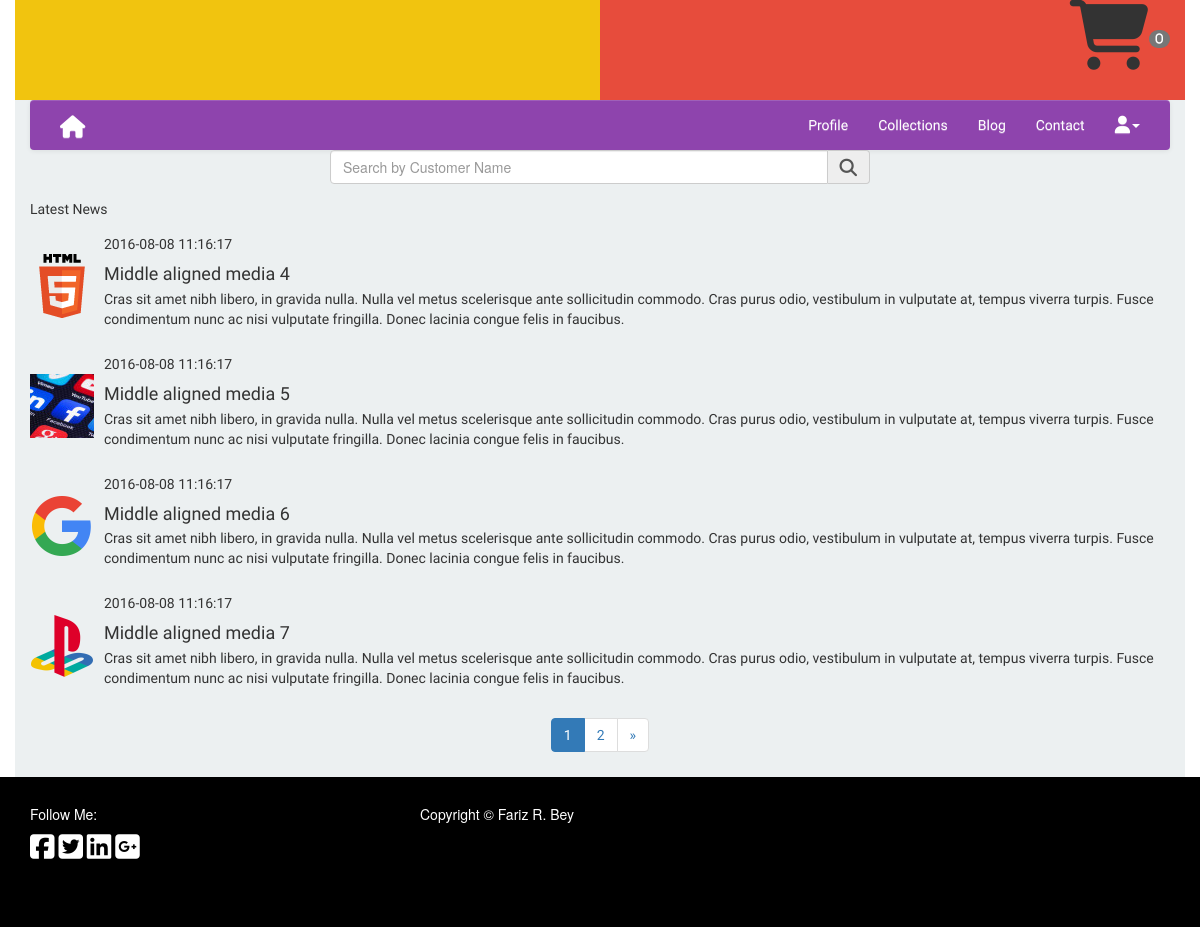
The app's page /index.php?blog, older data.
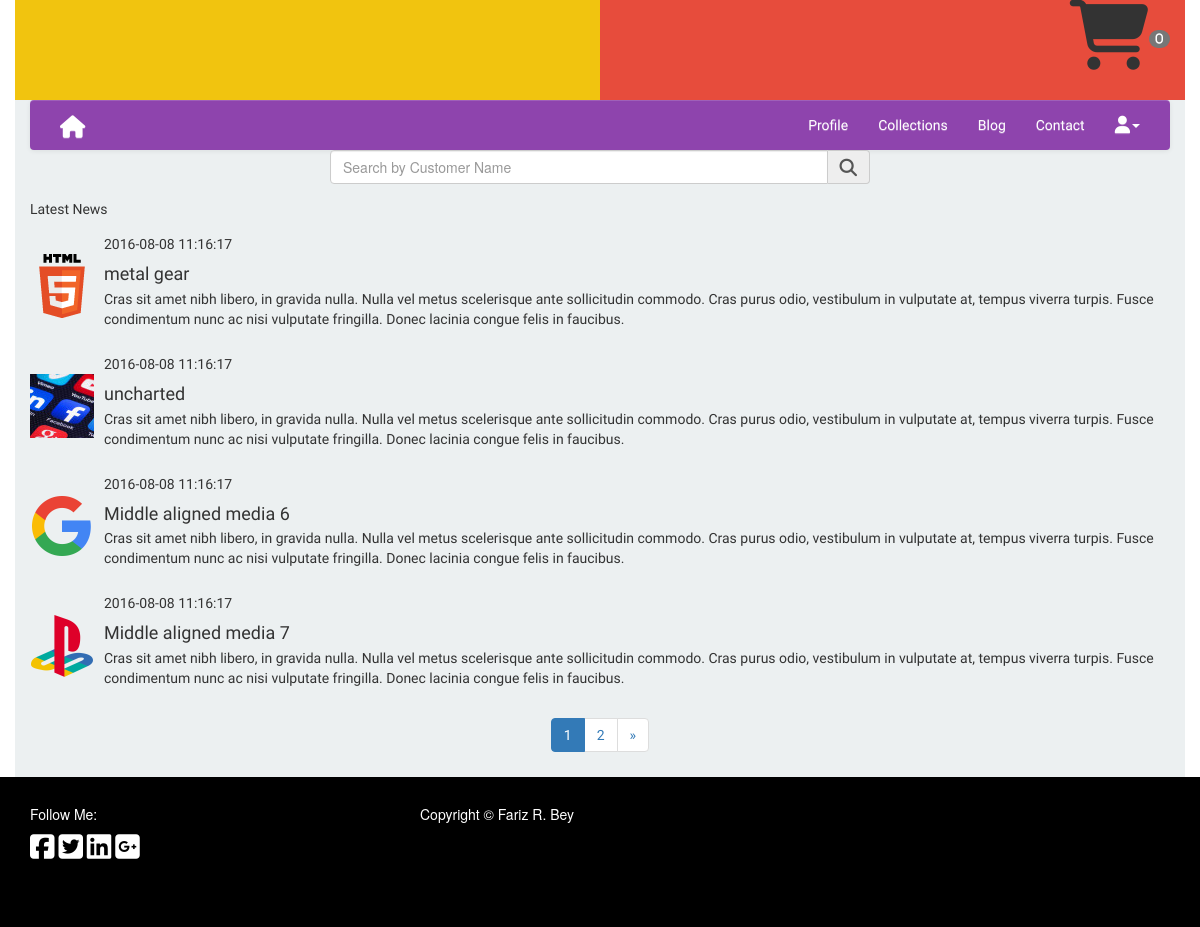
The same page, newer data.
### tables this page shows
CREATE TABLE IF NOT EXISTS `blogs_tbl` (
`blog_id` int(11) NOT NULL,
  `blog_title` varchar(256) NOT NULL,
  `blog_image_thumb` varchar(256) NOT NULL,
  `blog_image_large` varchar(255) NOT NULL,
  `blog_details_preview` text NOT NULL,
  `blog_details_full` text NOT NULL,
  `create_date` datetime NOT NULL,
  `ip_address` varchar(255) NOT NULL
);

### classes/database3.php (called while the page is built, shortened)
<?php
class Database {
	public function __construct($user = 'root', $password = '', $database = 'farizbey_personalwebdb', $host = 'localhost') {
		$this->user = $user;
		$this->password = $password;
		$this->database = $database;
		$this->host = $host;
	}
	protected function connect() {
		return new mysqli($this->host, $this->user, $this->password, $this->database);
	}
	public function query($query) {
		$results = array();
		$db = $this->connect();
		$result = $db->query($query);
		$rows = $result->fetch_object();
		if (!empty($rows)) {
			do {
				$results[]=$rows;
			}
			while($rows = $result->fetch_object());
		}
		return $results;
	}
	public function num_rows($sql="")
	{
		$db= $this->connect();
		$result = 0;
		if ($sql!="") {
			$query = $db->query($sql);
			$result = $query->num_rows;
		}
		return $result;
	}
}
?>

### layout/blog_layout.php (the view, shortened to what this page needs)
<div class="row">
	<div class="col-md-12">
		<p>Latest News</p>
		<?php
		$db = new Database();
		$sql = "SELECT * FROM blogs_tbl ORDER BY create_date DESC";
		$num_rows = $db->num_rows($sql);
		if (isset($_GET['page'])) {
			$page = preg_replace('#[^0-9]#i', '', $_GET['page']);
		}
		else {
			$page = 1;
		}
		$perPage = 4;
		$lastPage = ceil($num_rows/$perPage);
		$centerPage = "";
		$sub1 = $page - 1;
		$sub2 = $page - 2;
		$add1 = $page + 1;
		$add2 = $page + 2;
		if ($page == 1) {
			$centerPage .= '<li class="active"><a href="index.php?blog&page='. $page .'">' . $page . '</a></li>';
			$centerPage .= '<li><a href="index.php?blog&page='. $add1 .'">' . $add1 . '</a></li>';
		} else if ($page == $lastPage) {
			$centerPage .= '<li><a href="index.php?blog&page='. $sub1 .'">' . $sub1 . '</a></li>';
			$centerPage .= '<li class="active"><a href="index.php?blog&page='. $page .'">' . $page . '</a></li>';
		} else if ($page > 2 && $page <($lastPage - 1)) {
			$centerPage .= '<li><a href="index.php?blog&page='. $sub2 .'">' . $sub2 . '</a></li>';
			$centerPage .= '<li><a href="index.php?blog&page='. $sub1 .'">' . $sub1 . '</a></li>';
			$centerPage .= '<li class="active"><a href="index.php?blog&page='. $page .'">' . $page . '</a></li>';
			$centerPage .= '<li><a href="index.php?blog&page='. $add1 .'">' . $add1 . '</a></li>';
			$centerPage .= '<li><a href="index.php?blog&page='. $add2 .'">' . $add2 . '</a></li>';
		} else if ($page > 1 && $page < $lastPage) {
			$centerPage .= '<li><a href="index.php?blog&page='. $sub1 .'">' . $sub1 . '</a></li>';
			$centerPage .= '<li class="active"><a href="index.php?blog&page='. $page .'">' . $page . '</a></li>';
			$centerPage .= '<li><a href="index.php?blog&page='. $add1 .'">' . $add1 . '</a></li>';
		}
		$limit = 'LIMIT ' . ($page - 1) * $perPage . ',' . $perPage;
		$sql2 = "SELECT * FROM blogs_tbl ORDER BY create_date DESC $limit";
		$results = $db->query($sql2);
		foreach ($results as $value) {
		?>
			<div class="media">
					<div class="media-left media-middle">
					<a href="index.php?blogDetail&blog_id=<?php echo $value->blog_id?>">
							<img class="media-object" src="images/<?php echo $value->blog_image_thumb; ?>" alt="...">
					</a>
					</div>
					<div class="media-body">
						<p><?php echo $value->create_date; ?></p>
						<a href="index.php?blogDetail&blog_id=<?php echo $value->blog_id?>">
					<h4 class="media-heading"><?php echo $value->blog_title; ?></h4>
					</a>
					<p class="text"><?php echo $value->blog_details_preview; ?></p>
					</div>
			</div>
		<?php
		}
		?>
	</div>
</div>
		<?php
		$paginationDisplay = "";
		if ($lastPage != 1) {
			$paginationDisplay .= $centerPage;
			if ($page != $lastPage) {
				$nextPage = $page + 1;
				$paginationDisplay .= '<li>
		      		<a href="index.php?blog&page='. $nextPage .'" aria-label="Next">
		        		<span aria-hidden="true">&raquo;</span>
		      		</a>
		    	</li>';
			}
		}
		?>
		<nav class="text-center">
			<ul class="pagination">
			<?php
			echo $paginationDisplay;
			?>
		 	</ul>
		</nav>
	</div>

Row changes from the older to the newer data that the page shows:
changed blogs_tbl: blog_title "Middle aligned media 4" → "metal gear"
changed blogs_tbl: blog_title "Middle aligned media 5" → "uncharted"
